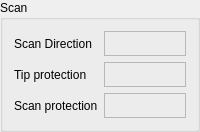
            <widget class="QGroupBox" name="groupBox_12">
             <property name="title">
              <string>Scan</string>
             </property>
             <layout class="QGridLayout" name="gridLayout_17">
              <item row="0" column="1" colspan="2">
               <widget class="QLabel" name="label_scan_direction">
                <property name="sizePolicy">
                 <sizepolicy hsizetype="Preferred" vsizetype="Fixed">
                  <horstretch>0</horstretch>
                  <verstretch>0</verstretch>
                 </sizepolicy>
                </property>
                <property name="minimumSize">
                 <size>
                  <width>0</width>
                  <height>25</height>
                 </size>
                </property>
                <property name="maximumSize">
                 <size>
                  <width>16777215</width>
                  <height>25</height>
                 </size>
                </property>
                <property name="frameShape">
                 <enum>QFrame::StyledPanel</enum>
                </property>
                <property name="text">
                 <string/>
                </property>
               </widget>
              </item>
              <item row="2" column="0">
               <widget class="QLabel" name="label_31">
                <property name="sizePolicy">
                 <sizepolicy hsizetype="Preferred" vsizetype="Fixed">
                  <horstretch>0</horstretch>
                  <verstretch>0</verstretch>
                 </sizepolicy>
                </property>
                <property name="minimumSize">
                 <size>
                  <width>0</width>
                  <height>25</height>
                 </size>
                </property>
                <property name="maximumSize">
                 <size>
                  <width>16777215</width>
                  <height>25</height>
                 </size>
                </property>
                <property name="text">
                 <string>Scan protection</string>
                </property>
               </widget>
              </item>
              <item row="1" column="0">
               <widget class="QLabel" name="label_32">
                <property name="sizePolicy">
                 <sizepolicy hsizetype="Preferred" vsizetype="Fixed">
                  <horstretch>0</horstretch>
                  <verstretch>0</verstretch>
                 </sizepolicy>
                </property>
                <property name="minimumSize">
                 <size>
                  <width>0</width>
                  <height>25</height>
                 </size>
                </property>
                <property name="maximumSize">
                 <size>
                  <width>16777215</width>
                  <height>25</height>
                 </size>
                </property>
                <property name="text">
                 <string>Tip protection</string>
                </property>
               </widget>
              </item>
              <item row="0" column="0">
               <widget class="QLabel" name="label_33">
                <property name="sizePolicy">
                 <sizepolicy hsizetype="Preferred" vsizetype="Fixed">
                  <horstretch>0</horstretch>
                  <verstretch>0</verstretch>
                 </sizepolicy>
                </property>
                <property name="minimumSize">
                 <size>
                  <width>0</width>
                  <height>25</height>
                 </size>
                </property>
                <property name="maximumSize">
                 <size>
                  <width>16777215</width>
                  <height>25</height>
                 </size>
                </property>
                <property name="text">
                 <string>Scan Direction</string>
                </property>
               </widget>
              </item>
              <item row="1" column="1" colspan="2">
               <widget class="QLabel" name="label_tip_protection">
                <property name="sizePolicy">
                 <sizepolicy hsizetype="Preferred" vsizetype="Fixed">
                  <horstretch>0</horstretch>
                  <verstretch>0</verstretch>
                 </sizepolicy>
                </property>
                <property name="minimumSize">
                 <size>
                  <width>0</width>
                  <height>25</height>
                 </size>
                </property>
                <property name="maximumSize">
                 <size>
                  <width>16777215</width>
                  <height>25</height>
                 </size>
                </property>
                <property name="frameShape">
                 <enum>QFrame::StyledPanel</enum>
                </property>
                <property name="text">
                 <string/>
                </property>
               </widget>
              </item>
              <item row="2" column="1" colspan="2">
               <widget class="QLabel" name="label_scan_protection">
                <property name="sizePolicy">
                 <sizepolicy hsizetype="Preferred" vsizetype="Fixed">
                  <horstretch>0</horstretch>
                  <verstretch>0</verstretch>
                 </sizepolicy>
                </property>
                <property name="minimumSize">
                 <size>
                  <width>0</width>
                  <height>25</height>
                 </size>
                </property>
                <property name="maximumSize">
                 <size>
                  <width>16777215</width>
                  <height>25</height>
                 </size>
                </property>
                <property name="frameShape">
                 <enum>QFrame::StyledPanel</enum>
                </property>
                <property name="text">
                 <string/>
                </property>
               </widget>
              </item>
             </layout>
            </widget>
